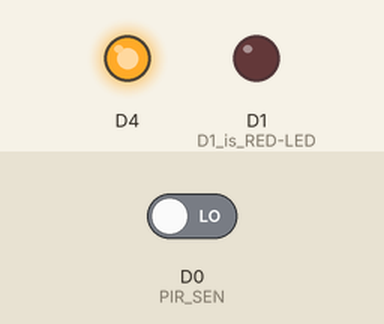
Simulated run of this sketch. Board: ESP8266 (Wemos D1 mini). Shown: output pins drawn as LEDs (lit = HIGH). The inputs (shaded band) are chosen by the test bench; at power-on: D0 (PIR_SEN) LOW. WiFi joins after 1.5 s; servers stay silent unless stated; what the sketch prints to the serial monitor is not drawn.

Above: at 2.7 s.
2.8 s: D0 (PIR_SEN) driven HIGH
At 5.3 s:
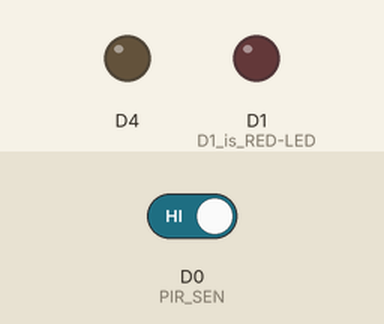
Timing chart, 0 to 7.0 s (numbered marks = the images above; inputs shaded):
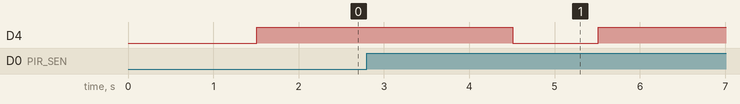

The sketch:

10319_Silver_Care_System_v1.0.ino
```cpp
/***************************************************************************
  =======================================================================
  .......................................................................
  H/W
  -----------------------------------------------------------------------
   - 2022/8/8
   D1 : GPIO5 --> RED LED
   D0 : GPIO16 --> PIR SENDOR-->Blynk에서는 GPIO16을 지원못하기에 Virtual pin으로 변경예정?????????????
   D4 : GPIO2 --> BLUE LED
  -----------------------------------------------------------------------
  S/W
   - 2022.12.5
   프로그램이름 : Blynk-IoT_Korea.kr_MomMoving_A_OK
   - 2022.12.6
    프로그램이름 : Blynk-IoT_Korea.kr_MomMoving_B_OK
    Serial.println("MomMoving_CareSystem"); 추가
   - 2022.12.7
    프로그램이름 : 221207_Korea.kr_CareSystem_B_OK
    날짜와 메일 그리고 이름을 부여하는 형태로 플 이름 변경함
   - 2022.12.21
    프로그램이름 : 221221_어르신캐어시스템배포용
    다산중에 맞게 몇몇 부분들 변경하였움
  -----------------------------------------------------------------------
  =======================================================================

 ****************************************************************************/
#define BLYNK_FIRMWARE_VERSION "0.1.1"
// Template ID, Device Name and Auth Token are provided by the Blynk.Cloud
// See the Device Info tab, or Template settings

#define BLYNK_TEMPLATE_ID "TMPLClHUT75q"
#define BLYNK_DEVICE_NAME "10319 Silver Care System"
#define BLYNK_AUTH_TOKEN "GW_DoCnVY_oYwnH0ISHlCBhLWdMZzUhw"

#define PIR_SEN D0 // for mom PIR sensor

#define BLYNK_PRINT Serial // BlynkDebug.h 파일에서 serial포트로 블링크 로고가 출력됨
#include <ESP8266WiFi.h>   // ESP8266 Core WiFi Library, wemos모듈 등록이 안되었다면 Go to www.wemos.cc
#include <BlynkSimpleEsp8266.h> // 블링크 라이브러리를 설치하세요--> 스케치-->라이브러리 매니저-->"blynk"입력,,,, 참조 :  www.blynk.io

#include <ESP8266WebServer.h> //Local WebServer used to serve the configuration portal
#include <WiFiManager.h> //스케치-->라이브러리 매니저-->"WiFiManager"입력(설치는 최신것으로할것),,,참조 -> https://github.com/tzapu/WiFiManager,내컴터저장위치-->C:\Users\mac\Documents\Arduino\libraries\WiFiManager

BlynkTimer timer; //SimpleTimer mbktimer 또는 BlynkTimer mbktimer; 로 대체해도 됨, BlynkTimer.h를 참조하세요

int OldState = LOW; // PIR_SEN의 초기값
WidgetLED led(V0); // for led.on() & led.off()

char auth[] = BLYNK_AUTH_TOKEN;

void setup()
{
  // Debug console
  Serial.begin(115200); // 1초 당 115200비트의 전송 속도로 시리얼 모니터로 출력 됨.
  Serial.println("");//for new line
  Serial.println("for 나의 메일@naver.com(Blynk-IoT)");
  Serial.println("BLYNK_DEVICE_NAME '0808APCMBK'");
  Serial.println("다산중 귀염둥이들 Moving_CareSystem");
  WiFiManager wifiManager; // Initialize library
  wifiManager.autoConnect("AutoConnectAP");

  pinMode(PIR_SEN, INPUT_PULLUP); // PIR_SEN센서를 입력으로 설정
  pinMode(LED_BUILTIN, OUTPUT); // LED_BUILTIN is D4. D4는 파란색 LED
  pinMode(D1, OUTPUT); // D1 is RED-LED
  digitalWrite(D4, 1); // 파란색 LED off
  //digitalWrite(D1, 1);//적색 LED off

  Blynk.config(auth);
  timer.setInterval(3000L, MovingCheck); // 3초마다 Call
}

void loop()
{
  Blynk.run();
  timer.run();
}

void MovingCheck()
{
  int state = digitalRead(PIR_SEN); //PIR은 인체를 감지하면 3.3볼트가 출력됨
  if (state == LOW) led.off();//사람이 없으면 블링크화면에 있는 Moving LED가 off
  else led.on(); //사람이 감지되면 Moving LED가 on
  if (state == HIGH && OldState == LOW) //사람이 없었다가 나타나면 "Moving OK"
  {
    digitalWrite(D4, 0); // 파란색 LED on
    Blynk.logEvent("moved", "Moving OK");
    delay(1000);
    digitalWrite(D4, 1); // 파란색 LED off
  }
  OldState = state;
}
```

Measured:
- after the input at 2.8 s, D4: HIGH → LOW after 1.7 s, → HIGH 1.0 s later
